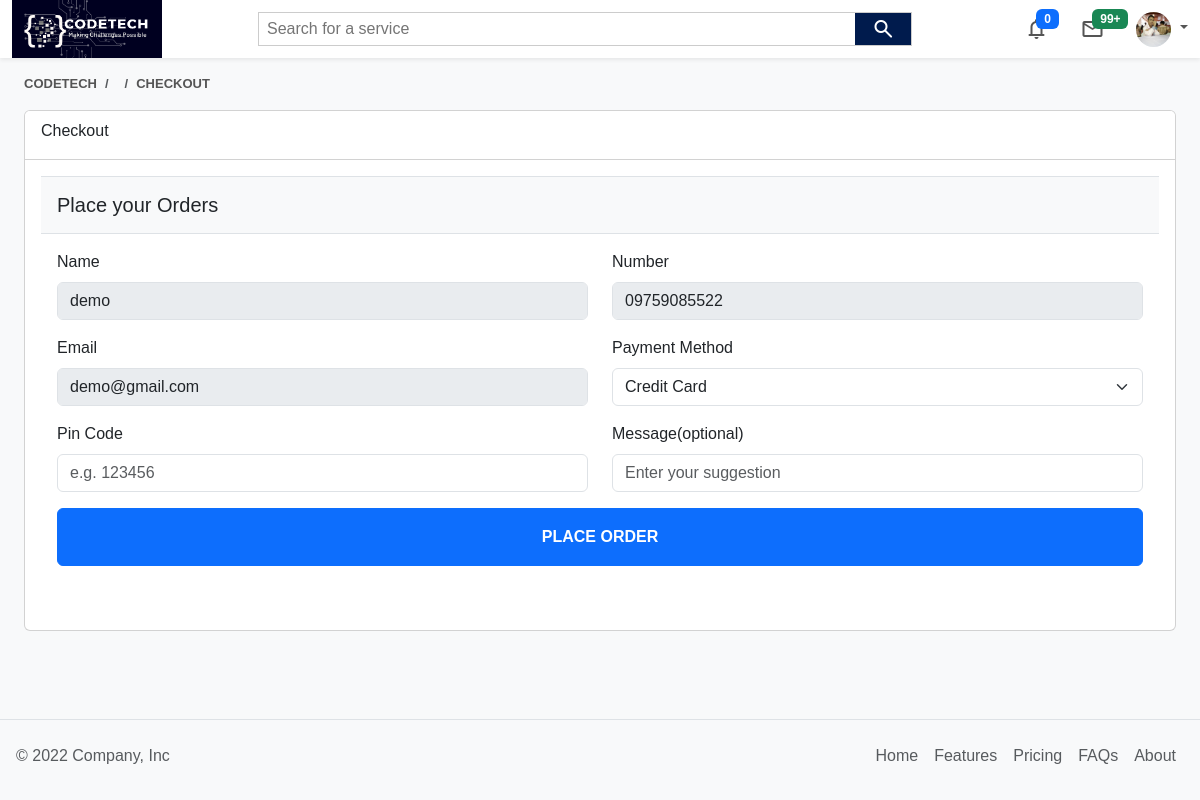
Page /customer/checkout.php (signed in) on the committed database.
### tables this page shows
CREATE TABLE `customer` (
  `Id` int(11) NOT NULL,
  `username` varchar(80) NOT NULL,
  `phoneNumber` varchar(80) NOT NULL,
  `email` varchar(80) NOT NULL,
  `password` varchar(80) NOT NULL,
  `imgUrl` varchar(100) NOT NULL DEFAULT 'defaultImg.jpg'
);

### customer/checkout.php (the view, shortened to what this page needs)
<?php
require '../db_conn.php';
$prevDir = $_SESSION['prevDir'];
?>
<!DOCTYPE html>
<html>
<head>
    <?php include "../links.php" ?>
</head>
<body class="bg-light position-relative">
    <?php include "header.php" ?>
    <div class="main px-4 my-5 mt-3">
        <nav aria-label="breadcrumb">
            <ol class="breadcrumb">
                <li class="breadcrumb-item"><a href="homePage.php">Codetech</a></li>
                <li class="breadcrumb-item"></li>
                <li class="breadcrumb-item active">Checkout</li>
            </ol>
        </nav>
        <div class="card">
            <div class="card-header  bg-white">
                <div class="card-title">Checkout</div>
            </div>
            <div class="card-body">
                <?php
                $customerId = $_SESSION['ID'];
                        ?>
                    <?php
                $query = "SELECT * FROM `customer` WHERE `Id` = '$customerId'";
                if ($result = mysqli_query($conn, $query)) {
                    while ($row = mysqli_fetch_assoc($result)) {
                        ?>
                    <div class="bg-light p-3 border-bottom border-top">
                        <h5 class="card-title mb-0">Place your Orders</h5>
                    </div>
                    <div class="p-3 mb-3">
                        <form action="<?php echo htmlspecialchars($_SERVER['PHP_SELF']) ?>" method="POST">
                            <div class="row">
                                <div class="col-md-6 mb-3">
                                    <label class="form-label">Name</label>
                                    <input type="text" class="form-control" name="name" placeholder="Enter your Name"
                                        value="<?= $row['username'] ?>" disabled>
                                </div>
                                <div class="col-md-6 mb-3">
                                    <label class="form-label">Number</label>
                                    <input type="number" class="form-control" name="number"
                                        placeholder="Enter your Number" value="<?= $row['phoneNumber'] ?>" disabled>
                                </div>
                            </div>
                            <div class="row">
                                <div class="col-md-6 mb-3">
                                    <label class="form-label">Email</label>
                                    <input type="email" class="form-control" name="email" placeholder="Enter your Email"
                                        value="<?= $row['email'] ?>" disabled>
                                </div>
                                <div class="col-md-6 mb-3">
                                    <label class="form-label">Payment Method</label>
                                    <select class="form-select" name="paymentMethod" required>
                                        <option selected value="1">Credit Card</option>
                                    </select>
                                </div>
                            </div>
                            <div class="row mb-3">
                                <div class="col-md-6">
                                    <label class="form-label">Pin Code</label>
                                    <input type="password" class="form-control" name="pinCode" placeholder="e.g. 123456"
                                        required>
                                </div>
                                <div class="col-md-6">
                                    <label class="form-label">Message(optional)</label>
                                    <input type="text" class="form-control" name="message"
                                        placeholder="Enter your suggestion">
                                </div>
                            </div>
                            <div class="col-md-12 mb-3">
                                <input type="submit" name="checkout"
                                    class="btn btn-primary px-5 py-3 w-100 text-uppercase fw-bold" value="Place Order">
                            </div>
                        </form>
                    </div>
                </div>
                <?php
                    }
                }
                ?>
            </div>
        </div>
    <?php include "../footer.php" ?>
</body>
</html>

### customer/header.php (shortened to what this page needs)
<?php
$id = $_SESSION['ID'];
$query = "SELECT * FROM `customer` WHERE Id = '$id'";
$query_run = mysqli_query($conn, $query);
$imgUrl = "";
if (mysqli_num_rows($query_run) > 0) {
    foreach ($query_run as $data) {
        $imgUrl = $data['imgUrl'];
    }
}
$notificationId = "";
$query = "SELECT COUNT(*) AS 'notifId' FROM `notification` WHERE notificationType = 'admin' AND isRead = '0';";
if ($result = mysqli_query($conn, $query)) {
    if (mysqli_num_rows($result) > 0) {
        foreach ($result as $data) {
            $notificationId = $data['notifId'];
        }
    }
}
?>
<div class="header bg-white shadow-sm">
    <div class="container-fluid d-flex align-items-center justify-content-between">
        <a href="homePage.php" class="navbar-brand">
            <img src="img/CodeTech_logo.png" alt="logo" width="150" height="58" alt="">
        </a>
        <div class="flex-fill px-5">
            <form action="#" method="post" class="form m-0  mx-5 d-flex align-items-center ">
                <input class="flex-grow-1 px-2 py-1" type="search" name="search-input"
                    placeholder="Search for a service">
                <button class="py-1 border-0 d-flex align-items-center justify-content-center px-3" type="submit"
                    name="searchButton" style="background: #001b4d;">
                    <span class="material-symbols-rounded text-white">search</span>
                </button>
            </form>
        </div>
        <ul class="navbar-nav d-flex align-items-center flex-row ">
            <li class="nav-item dropdown">
                <a class="nav-link position-relative" href="#" data-bs-toggle="dropdown">
                    <span class="material-symbols-rounded mx-3">notifications</span>
                    <span class="badge bg-primary position-absolute top-0 start-50 z-5">
                        <?= $notificationId ?>
                    </span>
                </a>
            </li>
            <li class="nav-item dropdown">
                <a class="nav-link position-relative" href="#" data-bs-toggle="dropdown">
                    <span class="material-symbols-rounded mx-3">mail</span>
                    <span class="badge bg-success position-absolute top-0 start-50 z-5">
                        99+
                    </span>
                </a>
            </li>
            <li class="nav-item dropdown">
                <a class="nav-link dropdown-toggle ms-3" role="button" data-bs-toggle="dropdown" aria-expanded="false">
                    <img class="rounded-circle" src="../uploads/customer_img/<?php echo $imgUrl ?>" width="35"
                        height="35" alt="user_avatar">
                </a>
            </li>
        </ul>
    </div>
</div>

### style.css (style rules this page uses)
a { text-decoration: none !important; color: #555 !important; }
.form { border: 1px solid #ccc; }
input { outline: none; border: none; }
.dropdown > span , .dropdown > a { user-select: none !important; }
.breadcrumb-item { text-transform: uppercase !important; color: #555 !important; font-weight: 600; font-size: 13px !important; }
.breadcrumb-item > a { transition: all 0.5 ease; }
.card-title { overflow: hidden !important; }

### customer/checkout.php (style rules this page uses)
* { margin: 0; padding: 0; box-sizing: border-box; font-family: 'Source Sans Pro', sans-serif; }

### rows in the picture
customer: imgUrl (picture), name "demo", number "09759085522", email "demo@gmail.com"

### other values in the picture
$notificationId "0"
